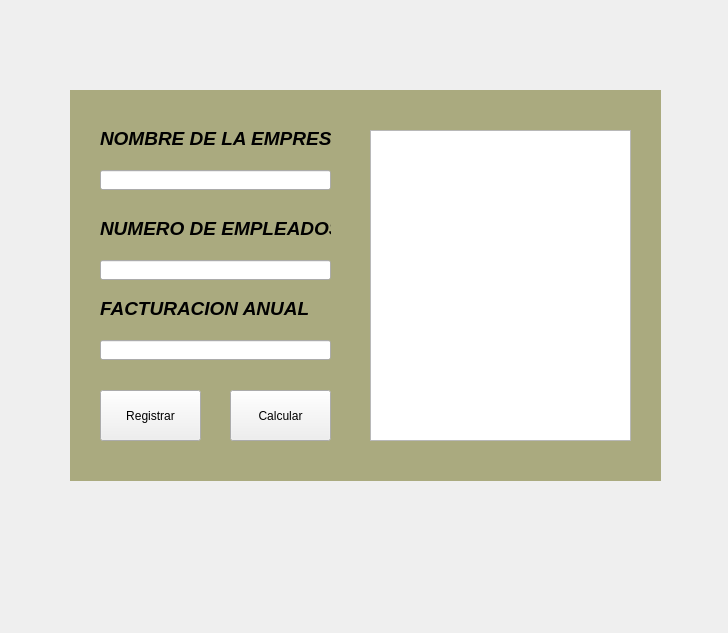
<?xml version="1.0" encoding="UTF-8"?>
<ui version="4.0">
 <class>factur</class>
 <widget class="QMainWindow" name="factur">
  <property name="geometry">
   <rect>
    <x>0</x>
    <y>0</y>
    <width>728</width>
    <height>633</height>
   </rect>
  </property>
  <property name="windowTitle">
   <string>MainWindow</string>
  </property>
  <widget class="QWidget" name="centralwidget">
   <widget class="QLabel" name="back">
    <property name="geometry">
     <rect>
      <x>70</x>
      <y>90</y>
      <width>591</width>
      <height>391</height>
     </rect>
    </property>
    <property name="styleSheet">
     <string notr="true">background-color: rgb(170, 170, 127);</string>
    </property>
    <property name="text">
     <string/>
    </property>
   </widget>
   <widget class="QLabel" name="labeln">
    <property name="geometry">
     <rect>
      <x>100</x>
      <y>130</y>
      <width>231</width>
      <height>16</height>
     </rect>
    </property>
    <property name="font">
     <font>
      <family>Segoe UI</family>
      <pointsize>14</pointsize>
      <weight>75</weight>
      <italic>true</italic>
      <bold>true</bold>
     </font>
    </property>
    <property name="text">
     <string>NOMBRE DE LA EMPRESA</string>
    </property>
   </widget>
   <widget class="QLabel" name="labelnum">
    <property name="geometry">
     <rect>
      <x>100</x>
      <y>220</y>
      <width>231</width>
      <height>16</height>
     </rect>
    </property>
    <property name="font">
     <font>
      <family>Segoe UI</family>
      <pointsize>14</pointsize>
      <weight>75</weight>
      <italic>true</italic>
      <bold>true</bold>
     </font>
    </property>
    <property name="text">
     <string>NUMERO DE EMPLEADOS</string>
    </property>
   </widget>
   <widget class="QLabel" name="labelfact">
    <property name="geometry">
     <rect>
      <x>100</x>
      <y>300</y>
      <width>231</width>
      <height>16</height>
     </rect>
    </property>
    <property name="font">
     <font>
      <family>Segoe UI</family>
      <pointsize>14</pointsize>
      <weight>75</weight>
      <italic>true</italic>
      <bold>true</bold>
     </font>
    </property>
    <property name="text">
     <string>FACTURACION ANUAL</string>
    </property>
   </widget>
   <widget class="QLineEdit" name="name">
    <property name="geometry">
     <rect>
      <x>100</x>
      <y>170</y>
      <width>231</width>
      <height>20</height>
     </rect>
    </property>
   </widget>
   <widget class="QLineEdit" name="empleados">
    <property name="geometry">
     <rect>
      <x>100</x>
      <y>260</y>
      <width>231</width>
      <height>20</height>
     </rect>
    </property>
   </widget>
   <widget class="QLineEdit" name="facturacion">
    <property name="geometry">
     <rect>
      <x>100</x>
      <y>340</y>
      <width>231</width>
      <height>20</height>
     </rect>
    </property>
   </widget>
   <widget class="QPushButton" name="btnRegistrar">
    <property name="geometry">
     <rect>
      <x>100</x>
      <y>390</y>
      <width>101</width>
      <height>51</height>
     </rect>
    </property>
    <property name="text">
     <string>Registrar</string>
    </property>
   </widget>
   <widget class="QPushButton" name="btnCalcular">
    <property name="geometry">
     <rect>
      <x>230</x>
      <y>390</y>
      <width>101</width>
      <height>51</height>
     </rect>
    </property>
    <property name="text">
     <string>Calcular</string>
    </property>
   </widget>
   <widget class="QLabel" name="resultado">
    <property name="geometry">
     <rect>
      <x>370</x>
      <y>130</y>
      <width>261</width>
      <height>311</height>
     </rect>
    </property>
    <property name="styleSheet">
     <string notr="true">background-color: rgb(255, 255, 255);</string>
    </property>
    <property name="text">
     <string/>
    </property>
   </widget>
   <widget class="QTextBrowser" name="result">
    <property name="geometry">
     <rect>
      <x>370</x>
      <y>130</y>
      <width>261</width>
      <height>311</height>
     </rect>
    </property>
    <property name="html">
     <string>&lt;!DOCTYPE HTML PUBLIC &quot;-//W3C//DTD HTML 4.0//EN&quot; &quot;http://www.w3.org/TR/REC-html40/strict.dtd&quot;&gt;
&lt;html&gt;&lt;head&gt;&lt;meta name=&quot;qrichtext&quot; content=&quot;1&quot; /&gt;&lt;style type=&quot;text/css&quot;&gt;
p, li { white-space: pre-wrap; }
&lt;/style&gt;&lt;/head&gt;&lt;body style=&quot; font-family:'MS Shell Dlg 2'; font-size:8.25pt; font-weight:400; font-style:normal;&quot;&gt;
&lt;p style=&quot;-qt-paragraph-type:empty; margin-top:0px; margin-bottom:0px; margin-left:0px; margin-right:0px; -qt-block-indent:0; text-indent:0px;&quot;&gt;&lt;br /&gt;&lt;/p&gt;&lt;/body&gt;&lt;/html&gt;</string>
    </property>
   </widget>
  </widget>
 </widget>
 <resources/>
 <connections/>
</ui>
